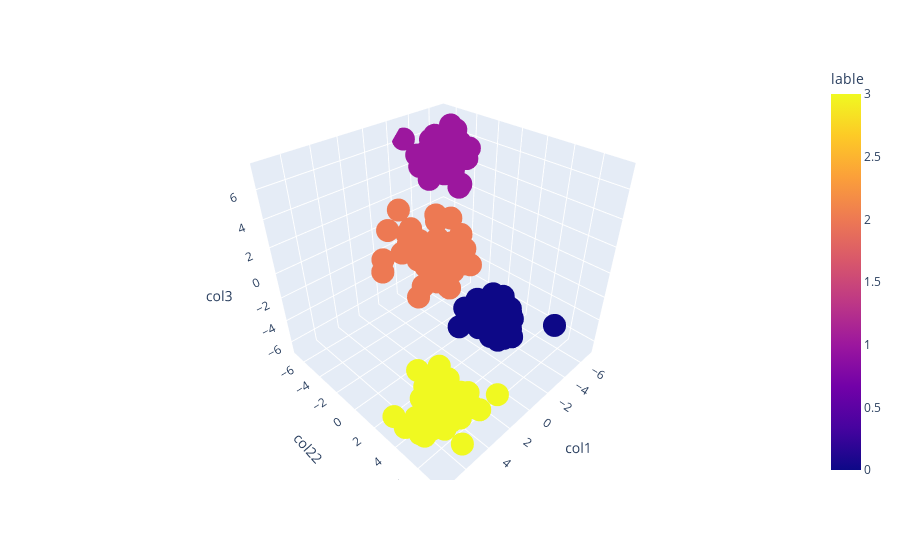

Notebook code for this chart:
### Code cell
fig = px.scatter_3d(df,x=df['col1'],y=df['col22'],z=df['col3'],color='lable')
fig.show()

### Figure 1 — Plotly figure (JSON) as saved in the notebook; plotly's stock layout.template omitted (floating-point values rounded to 4 significant figures; data arrays with more than 128 entries replaced by an {"elided": "..."} marker saying what was removed)
{"data": [{"hovertemplate": "col1=%{x}<br>col22=%{y}<br>col3=%{z}<br>lable=%{marker.color}<extra></extra>", "legendgroup": "", "marker": {"color": {"elided": "200 int values"}, "coloraxis": "coloraxis", "symbol": "circle"}, "mode": "markers", "name": "", "scene": "scene", "showlegend": false, "type": "scatter3d", "x": {"elided": "200 float values"}, "y": {"elided": "200 float values"}, "z": {"elided": "200 float values"}}], "layout": {"coloraxis": {"colorbar": {"title": {"text": "lable"}}, "colorscale": [[0, "#0d0887"], [0.1111, "#46039f"], [0.2222, "#7201a8"], [0.3333, "#9c179e"], [0.4444, "#bd3786"], [0.5556, "#d8576b"], [0.6667, "#ed7953"], [0.7778, "#fb9f3a"], [0.8889, "#fdca26"], [1, "#f0f921"]]}, "legend": {"tracegroupgap": 0}, "margin": {"t": 60}, "scene": {"domain": {"x": [0, 1], "y": [0, 1]}, "xaxis": {"title": {"text": "col1"}}, "yaxis": {"title": {"text": "col22"}}, "zaxis": {"title": {"text": "col3"}}}}}
